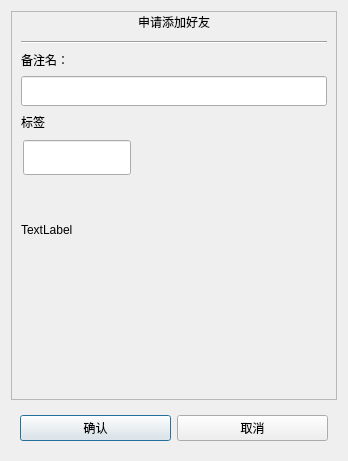
<?xml version="1.0" encoding="UTF-8"?>
<ui version="4.0">
 <class>AuthenFriend</class>
 <widget class="QDialog" name="AuthenFriend">
  <property name="geometry">
   <rect>
    <x>0</x>
    <y>0</y>
    <width>348</width>
    <height>461</height>
   </rect>
  </property>
  <property name="windowTitle">
   <string>AuthenFriend</string>
  </property>
  <layout class="QVBoxLayout" name="verticalLayout">
   <item>
    <widget class="QScrollArea" name="scrollArea">
     <property name="layoutDirection">
      <enum>Qt::LeftToRight</enum>
     </property>
     <property name="widgetResizable">
      <bool>true</bool>
     </property>
     <property name="alignment">
      <set>Qt::AlignCenter</set>
     </property>
     <widget class="QWidget" name="scrollcontent">
      <property name="geometry">
       <rect>
        <x>0</x>
        <y>0</y>
        <width>328</width>
        <height>393</height>
       </rect>
      </property>
      <layout class="QVBoxLayout" name="verticalLayout_2" stretch="0,0">
       <property name="spacing">
        <number>0</number>
       </property>
       <property name="leftMargin">
        <number>0</number>
       </property>
       <property name="topMargin">
        <number>0</number>
       </property>
       <property name="rightMargin">
        <number>0</number>
       </property>
       <property name="bottomMargin">
        <number>0</number>
       </property>
       <item>
        <widget class="QLabel" name="apply_lb">
         <property name="maximumSize">
          <size>
           <width>16777215</width>
           <height>20</height>
          </size>
         </property>
         <property name="text">
          <string>申请添加好友</string>
         </property>
         <property name="alignment">
          <set>Qt::AlignCenter</set>
         </property>
        </widget>
       </item>
       <item>
        <widget class="QWidget" name="apply_wid" native="true">
         <layout class="QVBoxLayout" name="verticalLayout_3">
          <item>
           <widget class="Line" name="line">
            <property name="orientation">
             <enum>Qt::Horizontal</enum>
            </property>
           </widget>
          </item>
          <item>
           <widget class="QLabel" name="label_2">
            <property name="maximumSize">
             <size>
              <width>16777215</width>
              <height>20</height>
             </size>
            </property>
            <property name="text">
             <string>备注名：</string>
            </property>
           </widget>
          </item>
          <item>
           <widget class="CustomizeEdit" name="back_ed">
            <property name="maximumSize">
             <size>
              <width>16777215</width>
              <height>30</height>
             </size>
            </property>
           </widget>
          </item>
          <item>
           <widget class="QLabel" name="label_3">
            <property name="maximumSize">
             <size>
              <width>16777215</width>
              <height>20</height>
             </size>
            </property>
            <property name="text">
             <string>标签</string>
            </property>
           </widget>
          </item>
          <item>
           <widget class="QWidget" name="lb_group_wid" native="true">
            <property name="minimumSize">
             <size>
              <width>0</width>
              <height>0</height>
             </size>
            </property>
            <layout class="QVBoxLayout" name="verticalLayout_4">
             <property name="spacing">
              <number>0</number>
             </property>
             <property name="leftMargin">
              <number>0</number>
             </property>
             <property name="topMargin">
              <number>0</number>
             </property>
             <property name="rightMargin">
              <number>0</number>
             </property>
             <property name="bottomMargin">
              <number>0</number>
             </property>
             <item>
              <widget class="QWidget" name="gridWidget" native="true">
               <property name="sizePolicy">
                <sizepolicy hsizetype="Preferred" vsizetype="Preferred">
                 <horstretch>0</horstretch>
                 <verstretch>0</verstretch>
                </sizepolicy>
               </property>
               <property name="minimumSize">
                <size>
                 <width>0</width>
                 <height>0</height>
                </size>
               </property>
               <property name="layoutDirection">
                <enum>Qt::LeftToRight</enum>
               </property>
               <widget class="CustomizeEdit" name="lb_ed">
                <property name="geometry">
                 <rect>
                  <x>2</x>
                  <y>2</y>
                  <width>108</width>
                  <height>35</height>
                 </rect>
                </property>
               </widget>
              </widget>
             </item>
             <item>
              <widget class="QWidget" name="input_tip_wid" native="true">
               <layout class="QVBoxLayout" name="verticalLayout_5">
                <property name="spacing">
                 <number>0</number>
                </property>
                <property name="leftMargin">
                 <number>0</number>
                </property>
                <property name="topMargin">
                 <number>0</number>
                </property>
                <property name="rightMargin">
                 <number>0</number>
                </property>
                <property name="bottomMargin">
                 <number>0</number>
                </property>
                <item>
                 <widget class="ClickedOnceLabel" name="tip_lb">
                  <property name="maximumSize">
                   <size>
                    <width>16777215</width>
                    <height>30</height>
                   </size>
                  </property>
                  <property name="text">
                   <string>TextLabel</string>
                  </property>
                 </widget>
                </item>
               </layout>
              </widget>
             </item>
            </layout>
           </widget>
          </item>
          <item>
           <widget class="QWidget" name="widget" native="true">
            <property name="minimumSize">
             <size>
              <width>0</width>
              <height>0</height>
             </size>
            </property>
            <layout class="QHBoxLayout" name="horizontalLayout_2">
             <property name="spacing">
              <number>0</number>
             </property>
             <property name="leftMargin">
              <number>0</number>
             </property>
             <property name="topMargin">
              <number>0</number>
             </property>
             <property name="rightMargin">
              <number>0</number>
             </property>
             <property name="bottomMargin">
              <number>0</number>
             </property>
             <item>
              <widget class="QWidget" name="lb_list" native="true"/>
             </item>
             <item>
              <widget class="QWidget" name="more_lb_wid" native="true">
               <property name="maximumSize">
                <size>
                 <width>30</width>
                 <height>16777215</height>
                </size>
               </property>
               <layout class="QVBoxLayout" name="verticalLayout_6">
                <property name="spacing">
                 <number>0</number>
                </property>
                <property name="leftMargin">
                 <number>0</number>
                </property>
                <property name="topMargin">
                 <number>0</number>
                </property>
                <property name="rightMargin">
                 <number>0</number>
                </property>
                <property name="bottomMargin">
                 <number>0</number>
                </property>
                <item>
                 <widget class="ClickedOnceLabel" name="more_lb">
                  <property name="minimumSize">
                   <size>
                    <width>30</width>
                    <height>30</height>
                   </size>
                  </property>
                  <property name="maximumSize">
                   <size>
                    <width>30</width>
                    <height>30</height>
                   </size>
                  </property>
                  <property name="text">
                   <string/>
                  </property>
                 </widget>
                </item>
               </layout>
              </widget>
             </item>
            </layout>
           </widget>
          </item>
         </layout>
        </widget>
       </item>
      </layout>
     </widget>
    </widget>
   </item>
   <item>
    <widget class="QWidget" name="apply_sure_wid" native="true">
     <property name="minimumSize">
      <size>
       <width>0</width>
       <height>0</height>
      </size>
     </property>
     <layout class="QHBoxLayout" name="horizontalLayout">
      <item>
       <widget class="ClickedBtn2" name="sure_btn">
        <property name="text">
         <string>确认</string>
        </property>
       </widget>
      </item>
      <item>
       <widget class="ClickedBtn2" name="cancel_btn">
        <property name="text">
         <string>取消</string>
        </property>
       </widget>
      </item>
     </layout>
    </widget>
   </item>
  </layout>
 </widget>
 <customwidgets>
  <customwidget>
   <class>ClickedBtn2</class>
   <extends>QPushButton</extends>
   <header location="global">ClickedBtn2.h</header>
  </customwidget>
  <customwidget>
   <class>CustomizeEdit</class>
   <extends>QLineEdit</extends>
   <header location="global">CustomizeEdit.h</header>
  </customwidget>
  <customwidget>
   <class>ClickedOnceLabel</class>
   <extends>QLabel</extends>
   <header location="global">ClickedOnceLabel.h</header>
  </customwidget>
 </customwidgets>
 <resources/>
 <connections/>
</ui>
